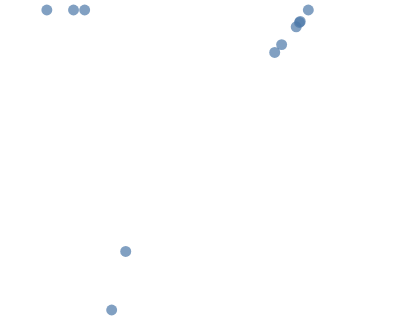

Write the Vega-Lite specification saved for this chart.
### Vega-Lite specification from a JSON file in a GitHub repository (floating-point values rounded to 4 significant figures)
{"$schema": "https://vega.github.io/schema/vega-lite/v6.json", "padding": 5, "autosize": "none", "data": {"values": [{"city": "Seattle", "lon": -122.3, "lat": 47.61, "pop": 0.74, "kind": "port"}, {"city": "Denver", "lon": -105.0, "lat": 39.74, "pop": 0.71, "kind": "hub"}, {"city": "Austin", "lon": -97.74, "lat": 30.27, "pop": 0.96, "kind": "hub"}, {"city": "Chicago", "lon": -87.63, "lat": 41.88, "pop": 2.7, "kind": "hub"}, {"city": "Boston", "lon": -71.06, "lat": 42.36, "pop": 0.68, "kind": "port"}, {"city": "Miami", "lon": -80.19, "lat": 25.76, "pop": 0.47, "kind": "port"}]}, "repeat": {"layer": ["lon", "lat"]}, "spec": {"width": 200, "height": 150, "projection": {"type": "mercator"}, "mark": "circle", "encoding": {"longitude": {"field": {"repeat": "layer"}, "type": "quantitative"}, "latitude": {"field": {"repeat": "layer"}, "type": "quantitative"}}}}
